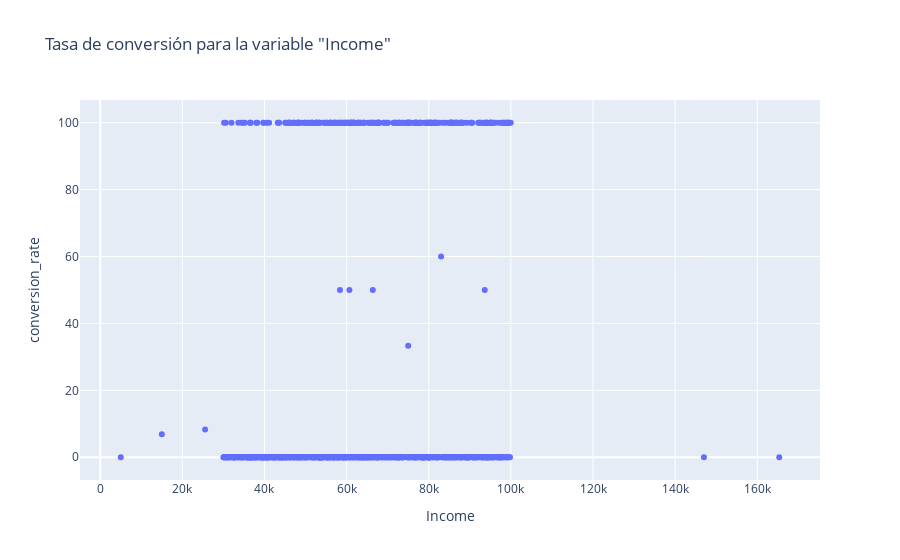

Notebook cell for this chart:
### Code cell
helper_funtions.conversion_rate_chart('Income', 'Sales', df, type='scatter')

### Figure 1 — Plotly figure (JSON) as saved in the notebook; plotly's stock layout.template omitted (floating-point values rounded to 4 significant figures; data arrays with more than 128 entries replaced by an {"elided": "..."} marker saying what was removed)
{"data": [{"hovertemplate": "Income=%{x}<br>conversion_rate=%{y}<extra></extra>", "legendgroup": "", "marker": {"color": "#636efa", "symbol": "circle"}, "mode": "markers", "name": "", "orientation": "v", "showlegend": false, "type": "scatter", "x": {"elided": "924 int values"}, "xaxis": "x", "y": {"elided": "924 float values"}, "yaxis": "y"}], "layout": {"legend": {"tracegroupgap": 0}, "title": {"text": "Tasa de conversión para la variable \"Income\""}, "xaxis": {"anchor": "y", "domain": [0, 1], "title": {"text": "Income"}}, "yaxis": {"anchor": "x", "domain": [0, 1], "title": {"text": "conversion_rate"}}}}
